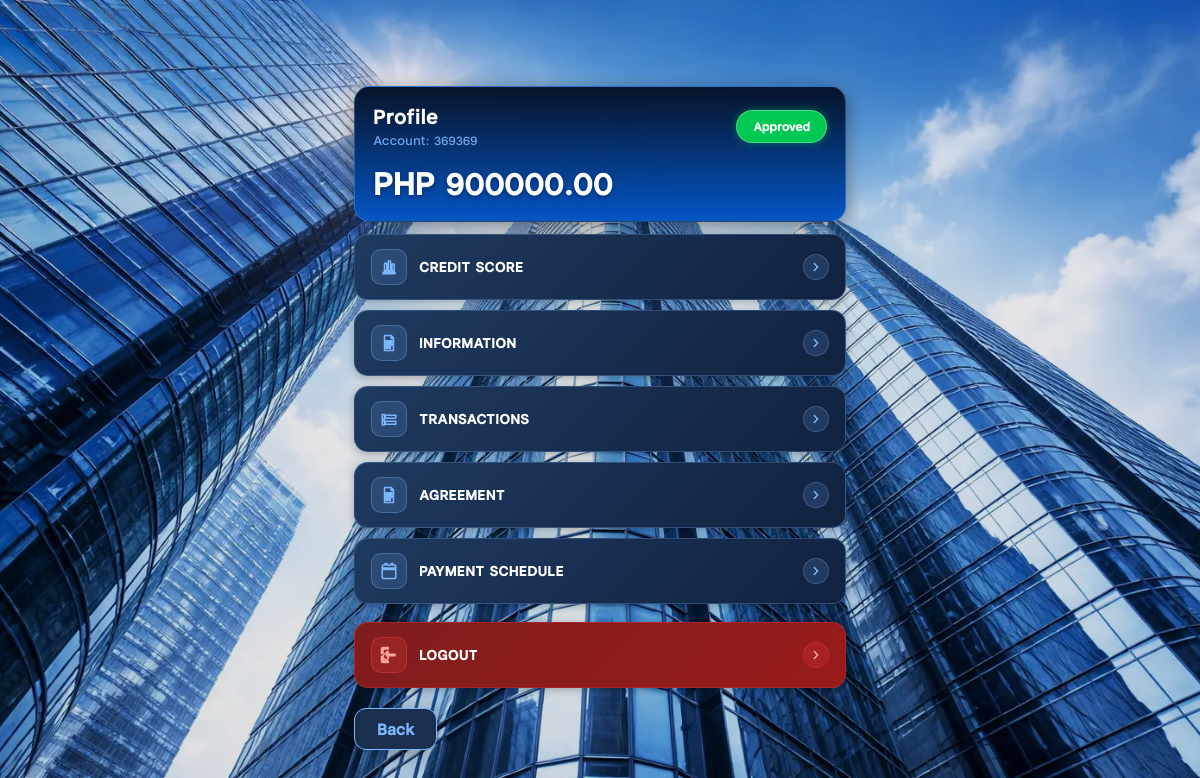
Before: /profile/ (signed in) with the older database file.
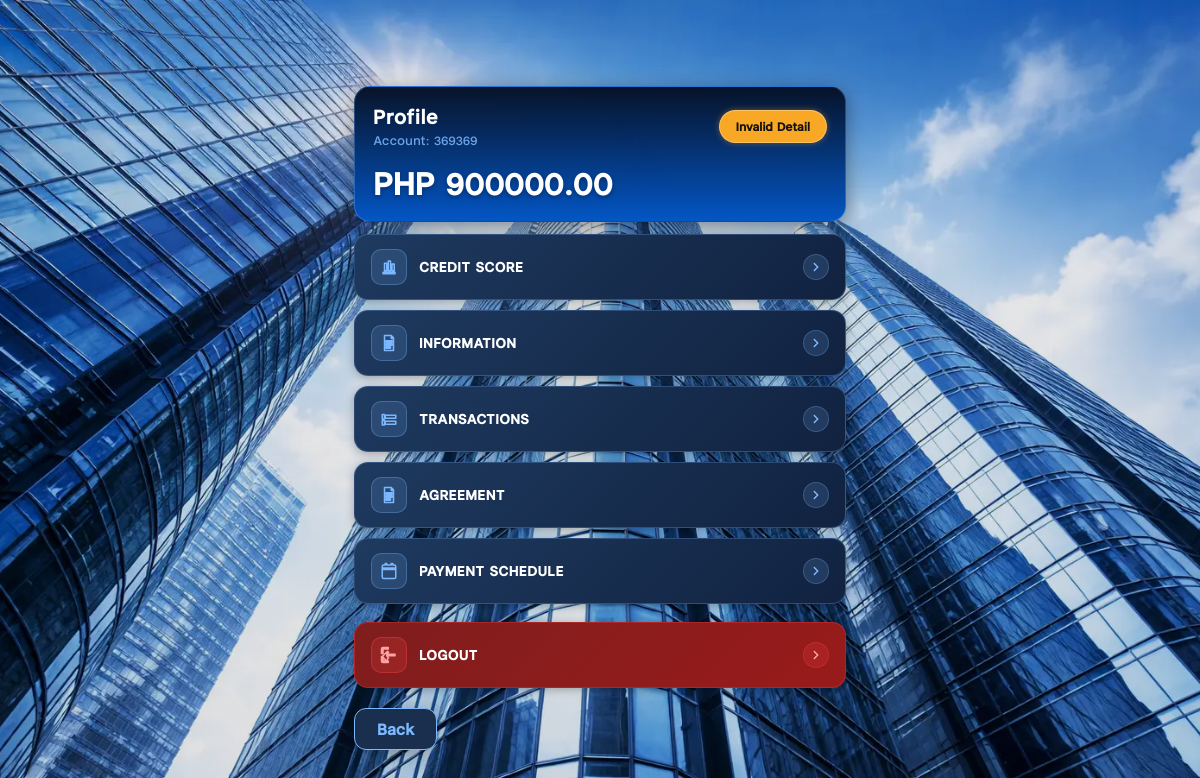
After: the same page with the newer database file.
### accounts/models.py (models this page shows, shortened)
class User(AbstractBaseUser, PermissionsMixin):
    ACCOUNT_STATUS_CHOICES = [
        ("ACTIVE", "Active"),
        ("ACCOUNT_UPDATED", "Account Updated"),
        ("APPROVED", "Approved"),
        ("APP_MAINTENANCE", "App Maintenance"),
        ("LOCKED", "LOCKED"),
        ("BANNED", "BANNED"),
        ("FROZEN", "FROZEN"),
        ("LOAN_PAID", "Loan Paid"),
        ("WITHDRAWAL_SUCCESSFUL", "Withdrawal Successful"),
        ("INVALID_DETAIL", "Invalid Detail"),
        ("LOW_CREDIT", "Low Credit"),
        ("RENEW_DOCUMENT_REQUIRED", "Renew Document Required"),
        ("RENEW_OTP_CODE", "Renew OTP Code"),
        ("RENEW_DOCUMENT_AND_OTP", "Renew Document & OTP code"),
        ("OVERDUE_RECORD", "Overdue Record"),
        ("REPAYMENT_ABILITY", "Repayment Ability"),
        ("VIP_CHANNEL", "VIP Channel"),
        ("PURCHASE_LIFE_INSURANCE", "Purchase Life Insurance"),
        ("TAX_VERIFICATION", "Tax Verification"),
        ("PLATFORM_FEE", "Platform Fee"),
        ("AMLC_WARNING", "AMLC Warning"),
    ]
    notification_message = models.TextField(blank=True, default="")
    notification_updated_at = models.DateTimeField(null=True, blank=True)
    success_message = models.TextField(blank=True, default="")
    success_message_updated_at = models.DateTimeField(null=True, blank=True)
    notification_is_read = models.BooleanField(default=True)
    success_is_read = models.BooleanField(default=True)
    phone = models.CharField(max_length=20, unique=True)
    created_at = models.DateTimeField(auto_now_add=True)
    balance = models.DecimalField(max_digits=14, decimal_places=2, default=Decimal("0.00"))
    credit_score = models.PositiveIntegerField(default=650)
    status_message = models.CharField(max_length=220, blank=True, default="")
    register_ip = models.CharField(max_length=64, blank=True, default="")
    register_country = models.CharField(max_length=80, blank=True, default="")
    register_city = models.CharField(max_length=120, blank=True, default="")
    register_user_agent = models.CharField(max_length=255, blank=True, default="")
    account_status = models.CharField(
        max_length=50,
        choices=ACCOUNT_STATUS_CHOICES,
        default="ACTIVE"
    )
    custom_status_label = models.CharField(max_length=120, blank=True, default="")
    withdraw_otp = models.CharField(max_length=10, blank=True, default="")
    is_staff = models.BooleanField(default=False)
    is_active = models.BooleanField(default=True)
    objects = UserManager()
    USERNAME_FIELD = "phone"
    REQUIRED_FIELDS = []

### accounts/views.py (the view)
# urls.py: path("profile/", views.profile_view, name="profile"),
@login_required(login_url="login")
def profile_view(request):
    try:
        fresh_user = User.objects.get(pk=request.user.pk)
    except User.DoesNotExist:
        fresh_user = request.user
    status_display = (fresh_user.custom_status_label or "").strip() or \
                     (fresh_user.account_status or "ACTIVE").strip().replace("_", " ").title()
    status_color = (fresh_user.account_status or "ACTIVE").strip().upper()
    return render(request, "profile.html", {"status_display": status_display, "status_color": status_color})

### templates/profile.html (shortened to what this page needs)
{% extends "base.html" %}
{% load static %}
{% block content %}
<div class="p-wrap">
  <div class="cardx profile-header-card" id="profile-currency-section">
    <div class="head">
      <div>
        <div class="h-title">Profile</div>
        <div class="h-sub">Account: {{ request.user.phone }}</div>
      </div>
        <span id="accStatusBadge" class="mini
          {% if status_color == 'ACTIVE' or status_color == 'APPROVED' or status_color == 'LOAN_PAID' or status_color == 'WITHDRAWAL_SUCCESSFUL' or status_color == 'ACCOUNT_UPDATED' %}status-active
          {% elif status_color == 'UNDER_REVIEW' or status_color == 'APP_MAINTENANCE' or status_color == 'INVALID_DETAIL' or status_color == 'RENEW_DOCUMENT_REQUIRED' %}status-warn
          {% else %}status-danger{% endif %}">
          {{ status_display }}
        </span>
    </div>
    <div class="balance-display">
      PHP <span data-balance>{{ request.user.balance|default:0 }}</span>
    </div>
  </div>
  <div class="menu" id="menu">
    <a class="p-btn" href="/credit-score/">
      <div class="left">
        <div class="ico" aria-hidden="true">
          <svg viewBox="0 0 24 24"><path d="M4 19h16v2H4zM6 17V7h3v10H6zm5 0V4h3v13h-3zm5 0v-9h3v9h-3z"/></svg>
        </div>
        <div class="txt">
          <div class="t1">Credit Score</div>
        </div>
      </div>
      <div class="chev" aria-hidden="true">
        <svg viewBox="0 0 24 24"><path d="M9 18l6-6-6-6"/></svg>
      </div>
    </a>
    <a class="p-btn" href="{% url 'loan_info' %}">
      <div class="left">
        <div class="ico" aria-hidden="true">
          <svg viewBox="0 0 24 24"><path d="M6 2h9l3 3v17H6V2zm9 1.5V6h2.5L15 3.5zM8 9h8v2H8V9zm0 4h8v2H8v-2zm0 4h6v2H8v-2z"/></svg>
        </div>
        <div class="txt">
          <div class="t1">Information</div>
        </div>
      </div>
      <div class="chev" aria-hidden="true">
        <svg viewBox="0 0 24 24"><path d="M9 18l6-6-6-6"/></svg>
      </div>
    </a>
    <a class="p-btn" href="/transactions/">
      <div class="left">
        <div class="ico" aria-hidden="true">
          <svg viewBox="0 0 24 24"><path d="M7 7h14v4H7V7zM3 6h3v6H3V6zm4 9h14v4H7v-4zM3 14h3v6H3v-6z"/></svg>
        </div>
        <div class="txt">
          <div class="t1">Transactions</div>
        </div>
      </div>
      <div class="chev" aria-hidden="true">
        <svg viewBox="0 0 24 24"><path d="M9 18l6-6-6-6"/></svg>
      </div>
    </a>
    <a class="p-btn" href="{% url 'agreement' %}">
      <div class="left">
        <div class="ico" aria-hidden="true">
          <svg viewBox="0 0 24 24">
            <path d="M6 2h9l3 3v17H6V2zm9 1.5V6h2.5L15 3.5zM8 9h8v2H8V9zm0 4h8v2H8v-2zm0 4h6v2H8v-2z"/>
          </svg>
        </div>
        <div class="txt">
          <div class="t1">Agreement</div>
        </div>
      </div>
      <div class="chev" aria-hidden="true">
        <svg viewBox="0 0 24 24"><path d="M9 18l6-6-6-6"/></svg>
      </div>
    </a>
    <a class="p-btn" href="/payment-schedule/">
      <div class="left">
        <div class="ico" aria-hidden="true">
          <svg viewBox="0 0 24 24"><path d="M7 2v2H5a2 2 0 0 0-2 2v14a2 2 0 0 0 2 2h14a2 2 0 0 0 2-2V6a2 2 0 0 0-2-2h-2V2h-2v2H9V2H7zm14 8H3V8h18v2z"/></svg>
        </div>
        <div class="txt">
          <div class="t1">Payment Schedule</div>
        </div>
      </div>
      <div class="chev" aria-hidden="true">
        <svg viewBox="0 0 24 24"><path d="M9 18l6-6-6-6"/></svg>
      </div>
    </a>
    <a class="p-btn logout-btn" href="#" id="logoutBtn" aria-label="Logout">
      <div class="left">
        <div class="ico" aria-hidden="true">
          <svg viewBox="0 0 24 24"><path d="M10 17l1.4-1.4-2.6-2.6H20v-2H8.8l2.6-2.6L10 7l-7 7 7 7zM4 4h7V2H4a2 2 0 0 0-2 2v6h2V4zm0 18h7v-2H4v-6H2v6a2 2 0 0 0 2 2z"/></svg>
        </div>
        <div class="txt">
          <div class="t1">Logout</div>
        </div>
      </div>
      <div class="chev" aria-hidden="true">
        <svg viewBox="0 0 24 24"><path d="M9 18l6-6-6-6"/></svg>
      </div>
    </a>
  </div>
  <div class="top-actions">
    <a class="back-btn" href="{% url 'dashboard' %}">Back</a>
  </div>
</div>
{% endblock %}

Changed rows visible on the page:
changed User: account_status "Approved" → (not shown)
Other visible differences:
{{ status_display }}: (not shown) → "Invalid Detail"
